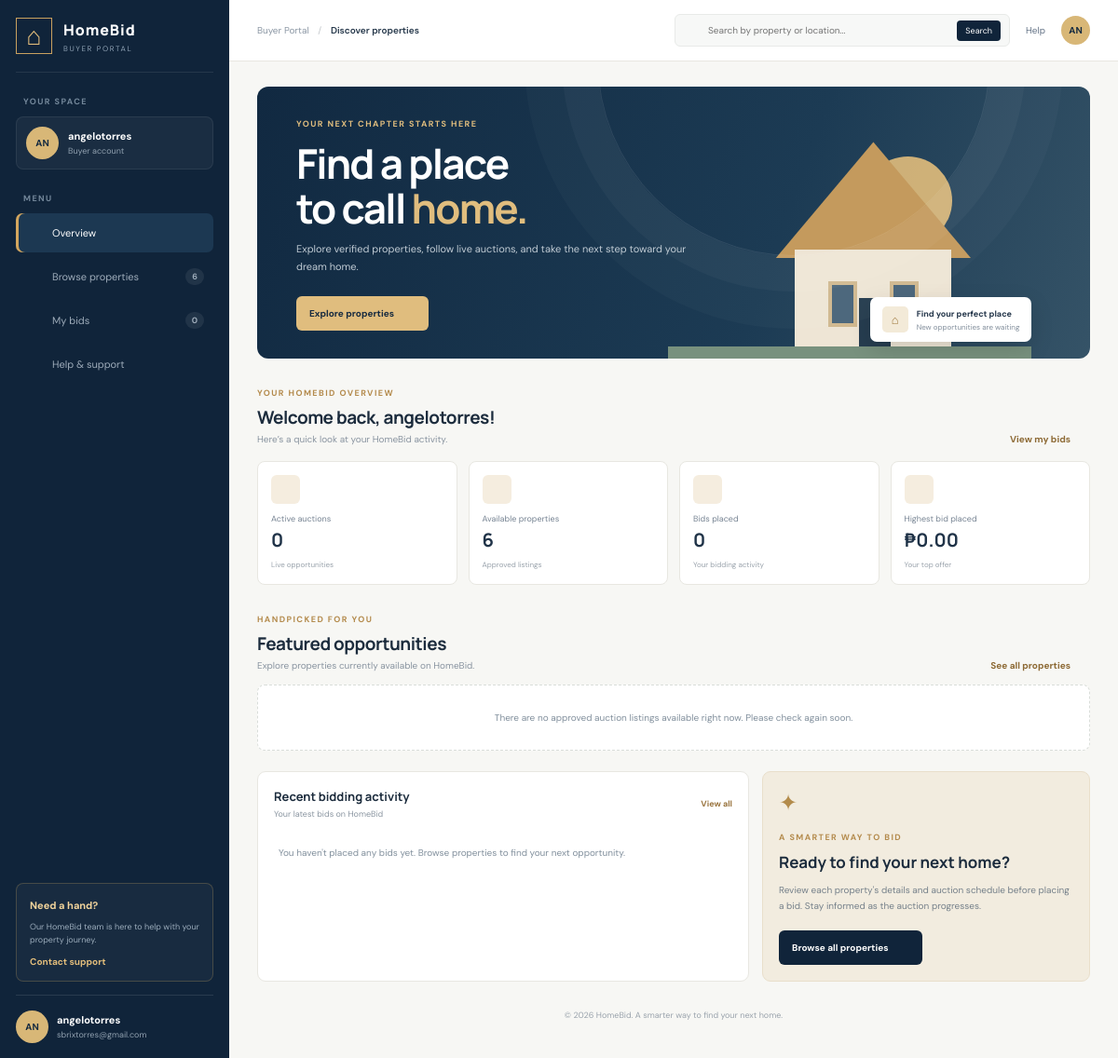
The app's page /buyer/dashboard.php (signed in) with its own data.
### tables this page shows
CREATE TABLE `users` (
  `id` int(11) NOT NULL,
  `username` varchar(50) NOT NULL,
  `email` varchar(100) NOT NULL,
  `google_id` varchar(255) DEFAULT NULL,
  `password` varchar(255) NOT NULL,
  `role` enum('Administrator','Staff','Buyer','Client') NOT NULL DEFAULT 'Buyer',
  `verification_token` varchar(64) DEFAULT NULL,
  `is_verified` tinyint(1) NOT NULL DEFAULT 0,
  `created_at` timestamp NOT NULL DEFAULT current_timestamp()
);

### config/auth.php (called while the page is built, shortened)
<?php
function require_login(): int {
 return (int)$_SESSION['user_id'];
}
function require_roles(array $roles): int {
 $id=require_login(); $role=$_SESSION['role']??'';
 return $id;
}

### config/db.php (called while the page is built, shortened)
<?php
function hb_query(mysqli $conn, string $sql, array $params = []): mysqli_result|bool {
    if ($params) {
        $parts = explode('?', $sql);
        $built = array_shift($parts);
        foreach ($params as $i => $value) {
            if ($value === null) $replacement = 'NULL';
            elseif (is_bool($value) || is_int($value)) $replacement = (string)(int)$value;
            elseif (is_float($value)) $replacement = (string)$value;
            else $replacement = "'" . mysqli_real_escape_string($conn, (string)$value) . "'";
            $built .= $replacement . $parts[$i];
        }
        $sql = $built;
    }
    return mysqli_query($conn, $sql);
}
function hb_fetch_all(mysqli_result|bool $result): array {
    return $result instanceof mysqli_result ? mysqli_fetch_all($result, MYSQLI_ASSOC) : [];
}
function hb_fetch_one(mysqli_result|bool $result): array|false {
    $row = mysqli_fetch_assoc($result);
    return is_array($row) ? $row : false;
}

### buyer/dashboard.php (the view, shortened to what this page needs)
<?php
require_once __DIR__.'/../config/auth.php';
$userId=require_roles(['Buyer']);
require_once __DIR__.'/../config/db.php';
function bh($v):string{return htmlspecialchars((string)($v??''),ENT_QUOTES,'UTF-8');}
function buyer_money($v):string{return '₱'.number_format((float)$v,2);}
function buyer_rows(mysqli $conn,string $sql,array $args=[]):array{$s = hb_query($conn, $sql, $args);return hb_fetch_all($s);}
function buyer_one(mysqli $conn,string $sql,array $args=[]):array{$s = hb_query($conn, $sql, $args);return hb_fetch_one($s)?:[];}
function buyer_icon(string $name,int $size=18):string{
$paths=[
'home'=>'<path d="m3 10 9-7 9 7v10a1 1 0 0 1-1 1h-5v-6H9v6H4a1 1 0 0 1-1-1z"/>',
'search'=>'<circle cx="11" cy="11" r="7"/><path d="m20 20-4-4"/>',
'gavel'=>'<path d="m14 13-7 7-3-3 7-7m4-6 5 5m-7-3 5 5m-6-8 9 9"/>',
'heart'=>'<path d="M20.8 4.6a5.5 5.5 0 0 0-7.8 0L12 5.7l-1.1-1.1a5.5 5.5 0 0 0-7.8 7.8l1.1 1.1L12 21l7.8-7.5 1.1-1.1a5.5 5.5 0 0 0-.1-7.8Z"/>',
'bell'=>'<path d="M18 8a6 6 0 0 0-12 0c0 7-3 7-3 9h18c0-2-3-2-3-9M10 21h4"/>',
'arrow'=>'<path d="M5 12h14m-6-6 6 6-6 6"/>',
'chevron'=>'<path d="m9 18 6-6-6-6"/>',
'building'=>'<path d="M4 21V7l8-4 8 4v14M8 10h2m4 0h2M8 14h2m4 0h2M9 21v-3h6v3"/>',
'clock'=>'<circle cx="12" cy="12" r="9"/><path d="M12 7v5l3 2"/>',
'check'=>'<path d="m5 12 4 4L19 6"/>',
'menu'=>'<path d="M4 7h16M4 12h16M4 17h16"/>',
'logout'=>'<path d="M10 17l5-5-5-5m5 5H3m9-9h6a2 2 0 0 1 2 2v14a2 2 0 0 1-2 2h-6"/>',
'filter'=>'<path d="M4 6h16M7 12h10m-7 6h4"/>'
];
return '<svg width="'.$size.'" height="'.$size.'" viewBox="0 0 24 24" fill="none" stroke="currentColor" stroke-width="1.8" stroke-linecap="round" stroke-linejoin="round">'.($paths[$name]??$paths['home']).'</svg>';
}
$account=buyer_one($conn,'SELECT username,email FROM users WHERE id=?',[$userId]);
$username=$account['username']??'Buyer';
$initials=strtoupper(substr(preg_replace('/[^a-z0-9]/i','',$username)?:'HB',0,2));
$tab=$_GET['tab']??'home';
$search=trim((string)($_GET['q']??''));
$stats=buyer_one($conn,"SELECT
 (SELECT COUNT(*) FROM auctions a JOIN properties p ON p.id=a.property_id WHERE p.is_approved=1 AND a.review_status='approved' AND p.status='Auction' AND a.status='active') active_auctions,
 (SELECT COUNT(*) FROM properties WHERE is_approved=1 AND status='Available') available_properties,
 (SELECT COUNT(*) FROM bids WHERE user_id=?) bids_placed,
 (SELECT COALESCE(MAX(bid_amount),0) FROM bids WHERE user_id=?) highest_bid",[$userId,$userId]);
$auctions=buyer_rows($conn,"SELECT a.id auction_id,a.status auction_status,a.starting_bid,a.current_bid,a.start_time,a.end_time,a.property_id,
 p.title,p.location,p.description,p.lot_area,p.floor_area,p.price,p.image_path,
 (SELECT COUNT(*) FROM bids b WHERE b.property_id=p.id) bid_count
 FROM auctions a JOIN properties p ON p.id=a.property_id
 WHERE p.is_approved=1 AND a.review_status='approved' AND p.status='Auction' AND a.status IN ('active','upcoming')
 AND (p.title LIKE ? OR p.location LIKE ? OR p.description LIKE ?)
 ORDER BY CASE WHEN a.status='active' THEN 0 ELSE 1 END,a.end_time ASC LIMIT 12",
 ['%'.$search.'%','%'.$search.'%','%'.$search.'%']);
$myBids=buyer_rows($conn,"SELECT b.id,b.bid_amount,b.status bid_status,b.created_at,p.title,p.location,a.status auction_status,a.current_bid,a.end_time,p.image_path
 FROM bids b JOIN properties p ON p.id=b.property_id
 LEFT JOIN auctions a ON a.property_id=p.id
 WHERE b.user_id=? ORDER BY b.created_at DESC LIMIT 10",[$userId]);
$recentBids=array_slice($myBids,0,4);
$tabTitles=['home'=>'Discover properties','browse'=>'Browse properties','my-bids'=>'My bidding activity'];
?>
<!doctype html>
<html lang="en">
<head>
    <link rel="stylesheet" href="styles.css?v=buyer-1">
</head>
<body>
    <aside class="sidebar" id="sidebar"><a class="brand" href="dashboard.php"><span
                class="brand-symbol">⌂</span><span><b>HomeBid</b><small>BUYER PORTAL</small></span></a>
        <div class="side-caption">YOUR SPACE</div>
        <div class="account-mini"><span
                class="avatar"><?=bh($initials)?></span><span><b><?=bh($username)?></b><small>Buyer
                    account</small></span></div>
        <div class="side-caption">MENU</div>
        <nav><a class="<?=$tab==='home'?'active':''?>"
                href="dashboard.php"><?=buyer_icon('home')?><span>Overview</span></a><a
                class="<?=$tab==='browse'?'active':''?>" href="?tab=browse"><?=buyer_icon('search')?><span>Browse
                    properties</span><b><?=number_format((int)$stats['available_properties'])?></b></a><a
                class="<?=$tab==='my-bids'?'active':''?>" href="?tab=my-bids"><?=buyer_icon('gavel')?><span>My
                    bids</span><b><?=number_format((int)$stats['bids_placed'])?></b></a><a
                href="../index.php#contact"><?=buyer_icon('bell')?><span>Help & support</span></a></nav>
        <div class="side-bottom">
            <div class="help-card"><span>Need a hand?</span>
                <p>Our HomeBid team is here to help with your property journey.</p><a
                    href="../index.php#contact">Contact support <?=buyer_icon('arrow',13)?></a>
            </div>
            <div class="side-profile"><span
                    class="avatar"><?=bh($initials)?></span><span><b><?=bh($username)?></b><small><?=bh($account['email']??'')?></small></span>
                <form method="post" action="../logout.php"><input type="hidden" name="csrf_token"
                        value="<?=bh(csrf_token())?>"><button title="Log out"><?=buyer_icon('logout',17)?></button>
                </form>
            </div>
        </div>
    </aside>
    <div class="main">
        <header class="topbar">
            <div class="crumb">Buyer Portal <span>/</span> <b><?=bh($tabTitles[$tab])?></b></div>
            <form class="top-search" method="get"><input type="hidden" name="tab"
                    value="browse"><?=buyer_icon('search',16)?><input name="q" value="<?=bh($search)?>"
                    placeholder="Search by property or location..."><button>Search</button></form><a class="top-help"
                href="../index.php#contact">Help</a><span class="top-avatar"><?=bh($initials)?></span>
        </header>
        <main class="content">
            <?php if($tab==='home'):?>
            <section class="hero">
                <div class="hero-copy"><span class="eyebrow">YOUR NEXT CHAPTER STARTS HERE</span>
                    <h1>Find a place<br>to call <em>home.</em></h1>
                    <p>Explore verified properties, follow live auctions, and take the next step toward your dream home.
                    </p><a class="btn gold" href="?tab=browse">Explore properties <?=buyer_icon('arrow',15)?></a>
                </div>
                <div class="hero-art">
                    <div class="hero-house">
                        <div class="sun"></div>
                        <div class="house-roof"></div>
                        <div class="house-body"><span></span><span></span><i></i></div>
                        <div class="house-ground"></div>
                    </div>
                    <div class="hero-note"><span class="note-icon">⌂</span><span><b>Find your perfect
                                place</b><small>New opportunities are waiting</small></span></div>
                </div>
            </section>
            <div class="section-heading">
                <div><span class="eyebrow">YOUR HOMEBID OVERVIEW</span>
                    <h2>Welcome back, <?=bh($username)?>!</h2>
                    <p>Here’s a quick look at your HomeBid activity.</p>
                </div><a class="text-link" href="?tab=my-bids">View my bids <?=buyer_icon('arrow',14)?></a>
            </div>
            <section class="stats">
                <?php foreach([['Active auctions',(int)$stats['active_auctions'],'Live opportunities','gavel'],['Available properties',(int)$stats['available_properties'],'Approved listings','building'],['Bids placed',(int)$stats['bids_placed'],'Your bidding activity','check'],['Highest bid placed',buyer_money($stats['highest_bid']),'Your top offer','trend']] as [$label,$value,$hint,$icon]):?>
                <article class="stat"><span
                        class="stat-icon"><?=buyer_icon($icon??'home')?></span><small><?=bh($label)?></small><strong><?=is_numeric($value)&&$label!=='Highest bid placed'?number_format((int)$value):bh($value)?></strong><span
                        class="stat-hint"><?=bh($hint)?></span></article><?php endforeach;?></section>
            <section class="section-block">
                <div class="section-heading">
                    <div><span class="eyebrow">HANDPICKED FOR YOU</span>
                        <h2>Featured opportunities</h2>
                        <p>Explore properties currently available on HomeBid.</p>
                    </div><a class="text-link" href="?tab=browse">See all properties <?=buyer_icon('arrow',14)?></a>
                </div>
                <div class="property-grid">
                    <?php if(!$auctions):?><div class="empty-state">There are no approved auction listings available
                        right now. Please check again soon.</div><?php endif;?>
                    <?php foreach(array_slice($auctions,0,3) as $p):?><article class="property-card">
                        <div class="property-photo"><?php if(!empty($p['image_path'])):?><img
                                src="<?=bh(str_starts_with($p['image_path'],'http')?$p['image_path']:'../'.ltrim($p['image_path'],'/'))?>"
                                alt="<?=bh($p['title'])?>"><?php else:?><div class="photo-placeholder">⌂</div>
                            <?php endif;?><?=buyer_badge($p['auction_status'])?><span
                                class="bid-count"><?=number_format((int)$p['bid_count'])?> bids</span></div>
                        <div class="property-info"><span class="location"><?=buyer_icon('home',13)?>
                                <?=bh($p['location'])?></span>
                            <h3><?=bh($p['title'])?></h3>
                            <div class="specs"><span><?=number_format((float)$p['lot_area'],0)?> m²
                                    lot</span><span><?=number_format((float)$p['floor_area'],0)?> m² floor</span></div>
                            <div class="price-line">
                                <div><small>Current
                                        bid</small><b><?=buyer_money($p['current_bid']??$p['starting_bid'])?></b></div>
                                <div><small>Starting bid</small><span><?=buyer_money($p['starting_bid'])?></span></div>
                            </div><a class="card-link" href="../index.php#properties">View listing
                                <?=buyer_icon('arrow',14)?></a>
                        </div>
                    </article><?php endforeach;?></div>
            </section>
            <section class="bottom-grid">
                <article class="activity-panel">
                    <div class="panel-heading">
                        <div>
                            <h2>Recent bidding activity</h2>
                            <p>Your latest bids on HomeBid</p>
                        </div><a href="?tab=my-bids">View all</a>
                    </div><?php if(!$recentBids):?><div class="empty-state compact">You haven't placed any bids yet.
                        Browse properties to find your next opportunity.</div><?php endif;?>
                </article>
                <article class="tip-panel"><span class="tip-mark">✦</span><span class="eyebrow">A SMARTER WAY TO
                        BID</span>
                    <h2>Ready to find your next home?</h2>
                    <p>Review each property's details and auction schedule before placing a bid. Stay informed as the
                        auction progresses.</p><a class="btn dark" href="?tab=browse">Browse all properties
                        <?=buyer_icon('arrow',14)?></a>
                </article>
            </section>
            <?php endif;?>
            <footer>© <?=date('Y')?> HomeBid. A smarter way to find your next home.</footer>
        </main>
    </div>
</body>
</html>

### records on screen
users: username "AN", username "angelotorres", email "sbrixtorres@gmail.com"

### other values on screen
$stats['available_properties'] "6"
$stats['bids_placed'] "0"
bh($tabTitles[$tab]) "Discover properties"
bh($label) "Active auctions"
$value "0"
bh($hint) "Live opportunities"
bh($label) "Available properties"
$value "6"
bh($hint) "Approved listings"
bh($label) "Bids placed"
bh($hint) "Your bidding activity"
bh($label) "Highest bid placed"
bh($value) "₱0.00"
bh($hint) "Your top offer"
